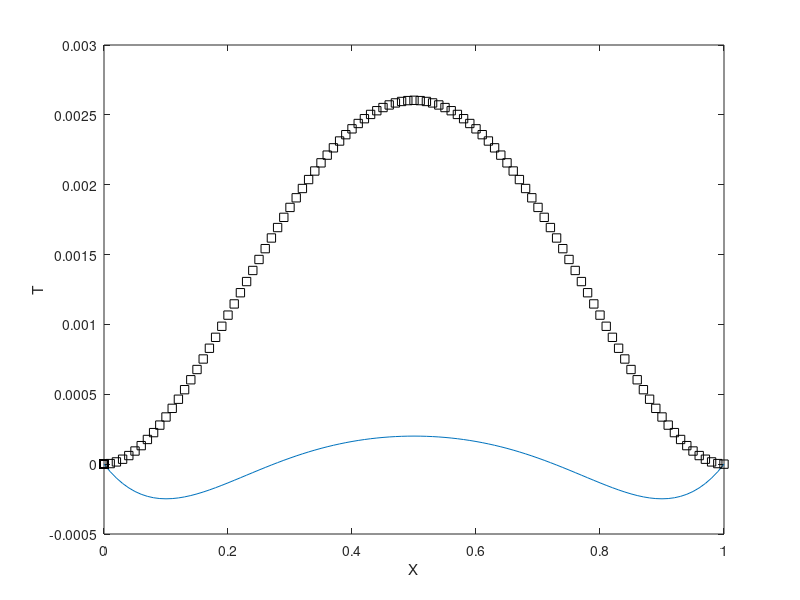

Source code (MATLAB):
clear
m=101;
ms=real((m-1)*(m-1))
ms2=ms*ms;
xl=1.0;
dx=xl/(m-1.0);
w0=4./6.;
w=1./6.;
c2=1./3.;
dx=1.0;
f0=zeros(m);f1=zeros(m);f2=zeros(m);
rho=zeros(m);x=zeros(m);gho=zeros(m);an=zeros(m);
Z=zeros(m);
x(1)=0.0;
for i=1:m-1
  x(i+1)=x(i)+dx;
end

ss=-1.0/ms;
%nstep=100000;
nstep=1000;

for i=1:m
  f0(i)=w0*rho(i);
  f1(i)=w*rho(i);
  f2(i)=w*rho(i);

end

				%Collision:
for k1=1:nstep
  for i=1:m
    feq0=w0*rho(i);
    feq=w*rho(i);
    f0(i)=feq0+w0*c2*ss/2.0;
    f1(i)=feq+w*c2*ss/2.0;
    f2(i)=feq+w*c2*ss/2.0;

  end

				% Streaming:
  f1(:)=circshift(squeeze(f1(:)),[+1,0]);
  f2(:)=circshift(squeeze(f2(:)),[-1,0]);
				%Boundary condition:
  f1(1)=1./12.-f2(1)-f0(1);
  f2(m)=1./12.-f1(m)-f0(m);

  for i=1:m
    
    rho(i)=f1(i)+f2(i)+f0(i);

  end

end

				%D2w=q
for k1=1:nstep

  for i=1:m

		   % For variable source term, activate the line below

    ss2=-rho(i)/ms;
    geq0=w0*gho(i);
    geq=w*gho(i);
    g0(i)=geq0+w0*c2*ss2/2.0;
    g1(i)=geq+w*c2*ss2/2.0;
    g2(i)=geq+w*c2*ss2/2.0;

  end

				% Streaming:
  g1(:)=circshift(squeeze(g1(:)),[+1,0]);
  g2(:)=circshift(squeeze(g2(:)),[-1,0]);

				%Boundary condition:

  g1(1)=-g2(1)-g0(1);

  g2(m)=-g1(m)-g0(m);

  for i=1:m

    gho(i)=g1(i)+g2(i)+g0(i);

  end

end

figure(1)

plot(x/(m-1),gho)

xlabel('X')
ylabel('T')

hold
				%analytical solution
for i=1:m

  sx=x(i)/(m-1);
  x4=sx*sx*sx*sx;
  x3=sx*sx*sx;
  x2=sx*sx;

  an(i)=x4/24.-x3/12.+x2/24;
end

plot(x/(m-1),an,'ks')
